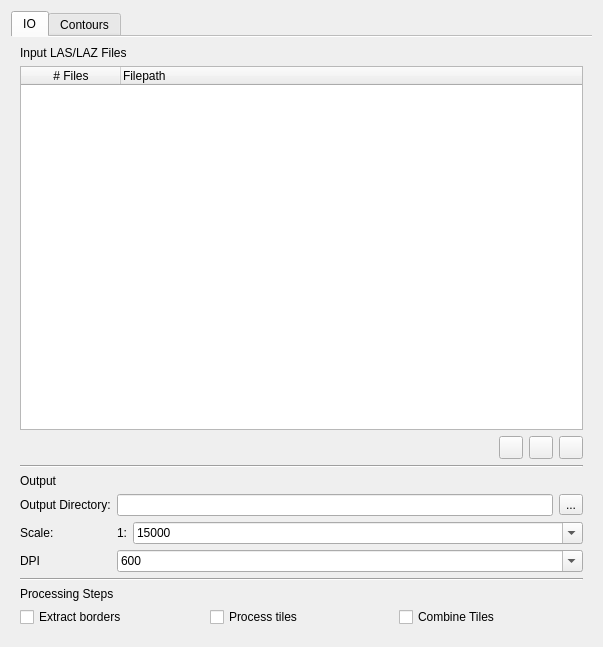
<?xml version="1.0" encoding="UTF-8"?>
<ui version="4.0">
 <class>ConfigEditor</class>
 <widget class="QWidget" name="ConfigEditor">
  <property name="geometry">
   <rect>
    <x>0</x>
    <y>0</y>
    <width>603</width>
    <height>647</height>
   </rect>
  </property>
  <layout class="QVBoxLayout">
   <item>
    <widget class="QTabWidget" name="tabWidget">
     <property name="autoFillBackground">
      <bool>false</bool>
     </property>
     <property name="tabPosition">
      <enum>QTabWidget::TabPosition::North</enum>
     </property>
     <property name="tabShape">
      <enum>QTabWidget::TabShape::Rounded</enum>
     </property>
     <property name="currentIndex">
      <number>0</number>
     </property>
     <property name="elideMode">
      <enum>Qt::TextElideMode::ElideNone</enum>
     </property>
     <property name="usesScrollButtons">
      <bool>false</bool>
     </property>
     <property name="documentMode">
      <bool>true</bool>
     </property>
     <property name="tabsClosable">
      <bool>false</bool>
     </property>
     <property name="movable">
      <bool>true</bool>
     </property>
     <widget class="QWidget" name="IO_tab">
      <attribute name="title">
       <string>IO</string>
      </attribute>
      <layout class="QVBoxLayout" name="verticalLayout_2">
       <item>
        <widget class="QLabel" name="label">
         <property name="text">
          <string>Input LAS/LAZ Files</string>
         </property>
        </widget>
       </item>
       <item>
        <widget class="QTreeWidget" name="treeWidget">
         <property name="selectionMode">
          <enum>QAbstractItemView::SelectionMode::MultiSelection</enum>
         </property>
         <property name="textElideMode">
          <enum>Qt::TextElideMode::ElideLeft</enum>
         </property>
         <property name="headerHidden">
          <bool>false</bool>
         </property>
         <attribute name="headerVisible">
          <bool>true</bool>
         </attribute>
         <column>
          <property name="text">
           <string># Files</string>
          </property>
          <property name="textAlignment">
           <set>AlignCenter</set>
          </property>
         </column>
         <column>
          <property name="text">
           <string>Filepath</string>
          </property>
         </column>
        </widget>
       </item>
       <item>
        <layout class="QHBoxLayout" name="horizontalLayout_2">
         <item>
          <spacer name="horizontalSpacer">
           <property name="orientation">
            <enum>Qt::Orientation::Horizontal</enum>
           </property>
           <property name="sizeHint" stdset="0">
            <size>
             <width>40</width>
             <height>20</height>
            </size>
           </property>
          </spacer>
         </item>
         <item>
          <widget class="QToolButton" name="remove_las_button">
           <property name="icon">
            <iconset theme="list-remove"/>
           </property>
          </widget>
         </item>
         <item>
          <widget class="QToolButton" name="add_las_button">
           <property name="icon">
            <iconset theme="list-add"/>
           </property>
          </widget>
         </item>
         <item>
          <widget class="QToolButton" name="add_las_folder_button">
           <property name="icon">
            <iconset theme="folder-new"/>
           </property>
          </widget>
         </item>
        </layout>
       </item>
       <item>
        <widget class="Line" name="line">
         <property name="orientation">
          <enum>Qt::Orientation::Horizontal</enum>
         </property>
        </widget>
       </item>
       <item>
        <widget class="QLabel" name="label_2">
         <property name="text">
          <string>Output</string>
         </property>
        </widget>
       </item>
       <item>
        <layout class="QFormLayout" name="formLayout_2">
         <item row="1" column="0">
          <widget class="QLabel" name="label_3">
           <property name="text">
            <string>Scale:</string>
           </property>
          </widget>
         </item>
         <item row="1" column="1">
          <layout class="QFormLayout" name="formLayout_3">
           <item row="0" column="0">
            <widget class="QLabel" name="label_4">
             <property name="text">
              <string>1:</string>
             </property>
            </widget>
           </item>
           <item row="0" column="1">
            <widget class="QComboBox" name="scale_dropdown">
             <property name="editable">
              <bool>true</bool>
             </property>
             <property name="currentIndex">
              <number>3</number>
             </property>
             <item>
              <property name="text">
               <string>5000</string>
              </property>
             </item>
             <item>
              <property name="text">
               <string>7500</string>
              </property>
             </item>
             <item>
              <property name="text">
               <string>10000</string>
              </property>
             </item>
             <item>
              <property name="text">
               <string>15000</string>
              </property>
             </item>
             <item>
              <property name="text">
               <string>25000</string>
              </property>
             </item>
             <item>
              <property name="text">
               <string>50000</string>
              </property>
             </item>
            </widget>
           </item>
          </layout>
         </item>
         <item row="2" column="0">
          <widget class="QLabel" name="label_5">
           <property name="text">
            <string>DPI</string>
           </property>
          </widget>
         </item>
         <item row="2" column="1">
          <widget class="QComboBox" name="dpi_dropdown">
           <property name="styleSheet">
            <string notr="true"/>
           </property>
           <property name="editable">
            <bool>true</bool>
           </property>
           <property name="currentIndex">
            <number>2</number>
           </property>
           <item>
            <property name="text">
             <string>150</string>
            </property>
           </item>
           <item>
            <property name="text">
             <string>300</string>
            </property>
           </item>
           <item>
            <property name="text">
             <string>600</string>
            </property>
           </item>
           <item>
            <property name="text">
             <string>1200</string>
            </property>
           </item>
          </widget>
         </item>
         <item row="0" column="0">
          <widget class="QLabel" name="label_6">
           <property name="text">
            <string>Output Directory:</string>
           </property>
          </widget>
         </item>
         <item row="0" column="1">
          <layout class="QHBoxLayout" name="horizontalLayout">
           <item>
            <widget class="QLineEdit" name="out_dir_line_edit">
             <property name="readOnly">
              <bool>true</bool>
             </property>
            </widget>
           </item>
           <item>
            <widget class="QToolButton" name="out_dir_button">
             <property name="minimumSize">
              <size>
               <width>20</width>
               <height>20</height>
              </size>
             </property>
             <property name="text">
              <string>...</string>
             </property>
             <property name="icon">
              <iconset theme="document-open"/>
             </property>
             <property name="autoRaise">
              <bool>false</bool>
             </property>
            </widget>
           </item>
          </layout>
         </item>
        </layout>
       </item>
       <item>
        <widget class="Line" name="line_2">
         <property name="orientation">
          <enum>Qt::Orientation::Horizontal</enum>
         </property>
        </widget>
       </item>
       <item>
        <widget class="QLabel" name="label_7">
         <property name="text">
          <string>Processing Steps</string>
         </property>
        </widget>
       </item>
       <item>
        <layout class="QGridLayout" name="gridLayout">
         <item row="0" column="1">
          <widget class="QCheckBox" name="process_tiles_checkbox">
           <property name="text">
            <string>Process tiles</string>
           </property>
          </widget>
         </item>
         <item row="0" column="0">
          <widget class="QCheckBox" name="extract_borders_checkbox">
           <property name="text">
            <string>Extract borders</string>
           </property>
          </widget>
         </item>
         <item row="0" column="2">
          <widget class="QCheckBox" name="combine_tiles_checkbox">
           <property name="text">
            <string>Combine Tiles</string>
           </property>
          </widget>
         </item>
        </layout>
       </item>
      </layout>
     </widget>
     <widget class="QWidget" name="tab_2">
      <attribute name="title">
       <string>Contours</string>
      </attribute>
     </widget>
    </widget>
   </item>
  </layout>
 </widget>
 <resources/>
 <connections/>
</ui>
